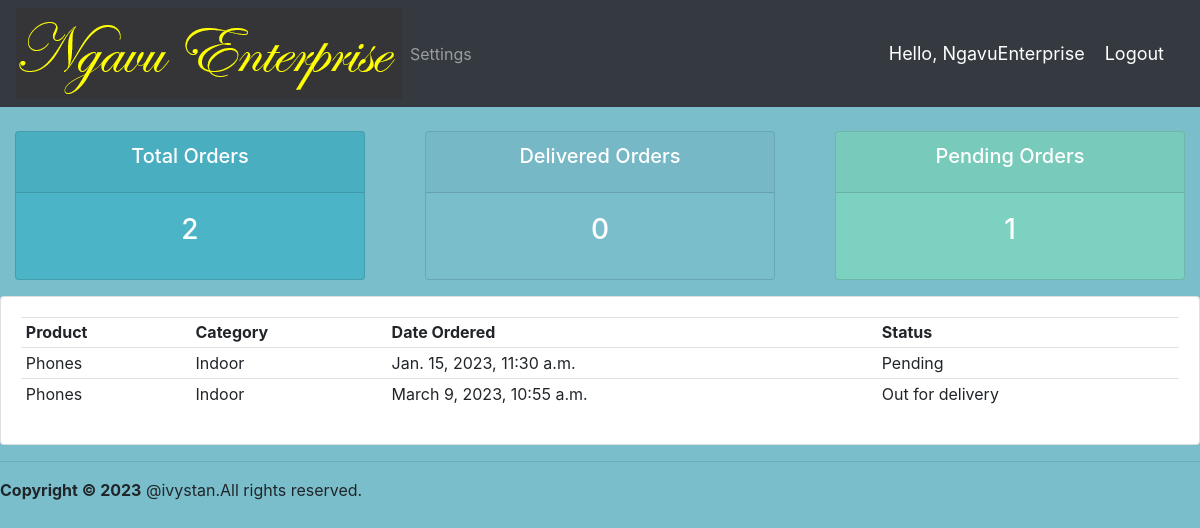
/user/ (signed in), run on the app's committed database.
### accounts/models.py (models this page shows)
class Order(models.Model):
    STATUS = (
        ('Pending', 'pending'),
        ('Out for delivery', 'Out for delivery'),
        ('Delivered', 'Delivered'),
    )
    customer = models.ForeignKey(Customer, null=True, on_delete=models.SET_NULL)
    product = models.ForeignKey(product, null=True, on_delete=models.SET_NULL)
    date_created = models.DateTimeField(auto_now_add=True, null=True)
    status = models.CharField(max_length=200, null=True, choices=STATUS)
    def __str__(self):
        return self.product.name

class product(models.Model):
    CATEGORY = (
        ('Indoor', 'Indoor'),
        ('Out Door', 'Out Door'),
    )
    name = models.CharField(max_length=200, null=True)
    price = models.FloatField(null=True)
    category = models.CharField(max_length=200, null=True, choices=CATEGORY)
    description = models.CharField(max_length=200, null=True, blank=True)
    date_created = models.DateTimeField(auto_now_add=True, null=True)
    tags = models.ManyToManyField(tag)
    def __str__(self):
        return self.name

### accounts/decorators.py (the view)
        def wrapper_func(request,*args,**kwargs):
            group =None
            if request.user.groups.exists():
                group=request.user.groups.all()[0].name
            if group in allowed_roles:
                return view_func(request,*args, **kwargs)
            else:
                return HttpResponse("Ooops!! you are not authorized to view this page ")

### accounts/views.py (called while the page is built)
@login_required(login_url='login')
@allowed_users(allowed_roles=['customer'])
def userPage(request):
    orders = request.user.customer.order_set.all()
    total_orders = orders.count()
    delivered = orders.filter(status='Delivered').count()
    pending = orders.filter(status='Pending').count()
    print('ORDERS:',orders)
    context = {'orders':orders,'total_orders':total_orders,'pending':pending, 'delivered':delivered}
    return render(request,'accounts/user.html',context)

### accounts/templates/accounts/user.html
{% extends 'accounts/main.html'%}
{% block content %}
{% include 'accounts/status.html' %}
<div class="row">
      <div class="col">
        <div class="card card-body">
            <table class="table table-sm">
                <tr>
                    <th>Product</th>
                    <th>Category</th>
                    <th>Date Ordered</th>
                    <th>Status</th>
                </tr>
                {% for order in orders %}
                <tr>
                     <td>{{order.product}}</td>
                     <td>{{order.product.category}}</td>
                     <td>{{order.date_created}}</td>
                     <td>{{order.status}}</td>
                </tr>
                {% endfor%}
            </table>
        </div>
      </div>
</div>
{% endblock content%}

### accounts/templates/accounts/navbar.html (shortened to what this page needs)
{% load static %}
<nav class="navbar navbar-expand-lg navbar-dark bg-dark">
    <img src="{% static 'images/logo5.png' %}">
  <div class="collapse navbar-collapse" id="navbarNav">
    <ul class="navbar-nav">
      {% if request.user.is_staff %}
      <li class="nav-item active">
        <a class="nav-link" href="{% url 'home' %}">Dashboard</a>
      </li>
      <li class="nav-item">
        <a class="nav-link" href="{% url 'products' %}">Products</a>
      </li>
      {% else %}
      <li class="nav-item">
        <a class="nav-link" href="{% url 'account' %}">Settings</a>
      </li>
      {% endif %}
      </ul>
  </div>
    <span class="hello-msg">Hello, {{request.user}}</span>
        <span ><a class="hello-msg" href="{% url 'logout' %}">Logout</a> </span>
</nav>

### accounts/static/css/main.css (style rules this page uses)
body { background-color:#ebeff5; }

### accounts/templates/accounts/main.html (style rules this page uses)
body, html { margin: 0; padding: 0; height: 100%; background: #7abecc !important; }

### accounts/templates/accounts/navbar.html (style rules this page uses)
.hello-msg { font-size: 18px; color:#fff; margin-right: 20px }

### data on the page
Order: product "Phones", product.category "Indoor", date_created "Jan. 15, 2023, 11:30 a.m.", status "Pending"
Order: product "Phones", product.category "Indoor", date_created "March 9, 2023, 10:55 a.m.", status "Out for delivery"

### other printed values
{{ request.user }} "NgavuEnterprise"
{{ total_orders }} "2"
{{ delivered }} "0"
{{ pending }} "1"
